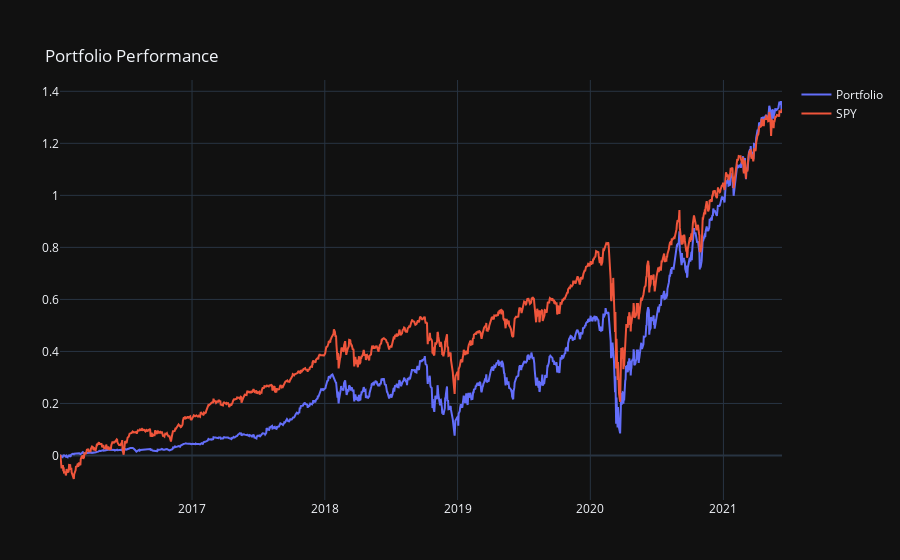

The notebook cell this image was saved under:
### Code cell
fig = go.Figure()

fig.add_trace(go.Scatter(
    x = df.index, 
    y = df.Portfolio,
    mode = "lines",
    name = "Portfolio"
))
fig.add_trace(go.Scatter( 
    x = df.index, 
    y = df.SPY,
    mode = "lines",
    name = "SPY"
))
fig.update_layout(
    title = {
        "text" : f'Portfolio Performance',
        "y": .9,
        "x": .05,
        "xanchor": "left",
        "yanchor": "middle"
    },
    template = "plotly_dark",
    margin = dict(l = 60, t = 80, r = 60, b = 60),
    height = 500
)
fig.show()

### Figure 1 — Plotly figure (JSON) as saved in the notebook; plotly's stock layout.template omitted (floating-point values rounded to 4 significant figures; data arrays with more than 128 entries replaced by an {"elided": "..."} marker saying what was removed)
{"data": [{"mode": "lines", "name": "Portfolio", "type": "scatter", "x": {"elided": "1370 str values"}, "y": {"elided": "1370 float values"}}, {"mode": "lines", "name": "SPY", "type": "scatter", "x": {"elided": "1370 str values"}, "y": {"elided": "1370 float values"}}], "layout": {"autosize": true, "margin": {"b": 60, "l": 60, "r": 60, "t": 80}, "title": {"text": "Portfolio Performance", "x": 0.05, "xanchor": "left", "y": 0.9, "yanchor": "middle"}, "xaxis": {"autorange": true, "range": ["2016-01-04", "2021-06-11"], "type": "date"}, "yaxis": {"autorange": true, "range": [-0.171, 1.443], "type": "linear"}}}
